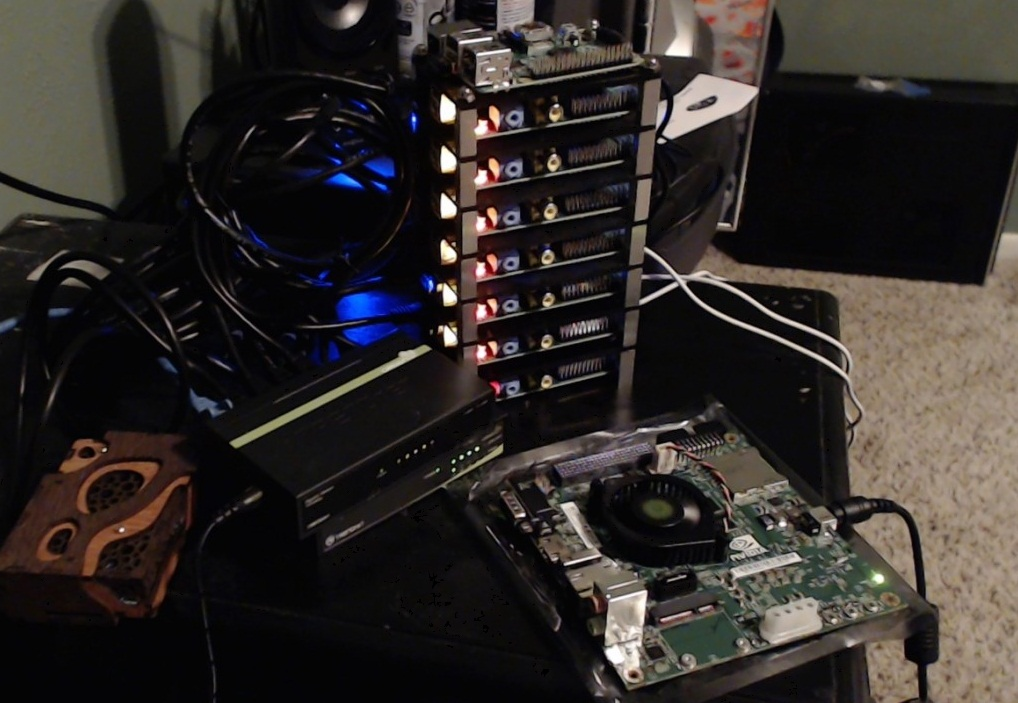
#> input picture opencv-template-matching-python-tutorial.jpg, 1018 x 703 px, given in place of the camera
$ python morpho.py
#> lines starting #> are read from the running program, lines starting #| are printed output that depends on the picture; after the words box and inside, x2 and y2 are one past the last pixel; in counts of white or black regions, pixels touching at a corner belong together
import cv2
import numpy as np

cap = cv2.VideoCapture(0)

while True:
    _, frame = cap.read()
#> frame is the input picture: shape (703, 1018, 3); mean B, G, R 40.7, 43.2, 48.1

    #hue stauration and value
    hsv = cv2.cvtColor(frame, cv2.COLOR_BGR2HSV)
#> hsv: shape (703, 1018, 3); mean H, S, V 61, 68.9, 50.5

    lower_yellow = np.array([30,60,100])
    upper_yellow = np.array([80,255,255])

    mask = cv2.inRange(hsv, lower_yellow, upper_yellow)
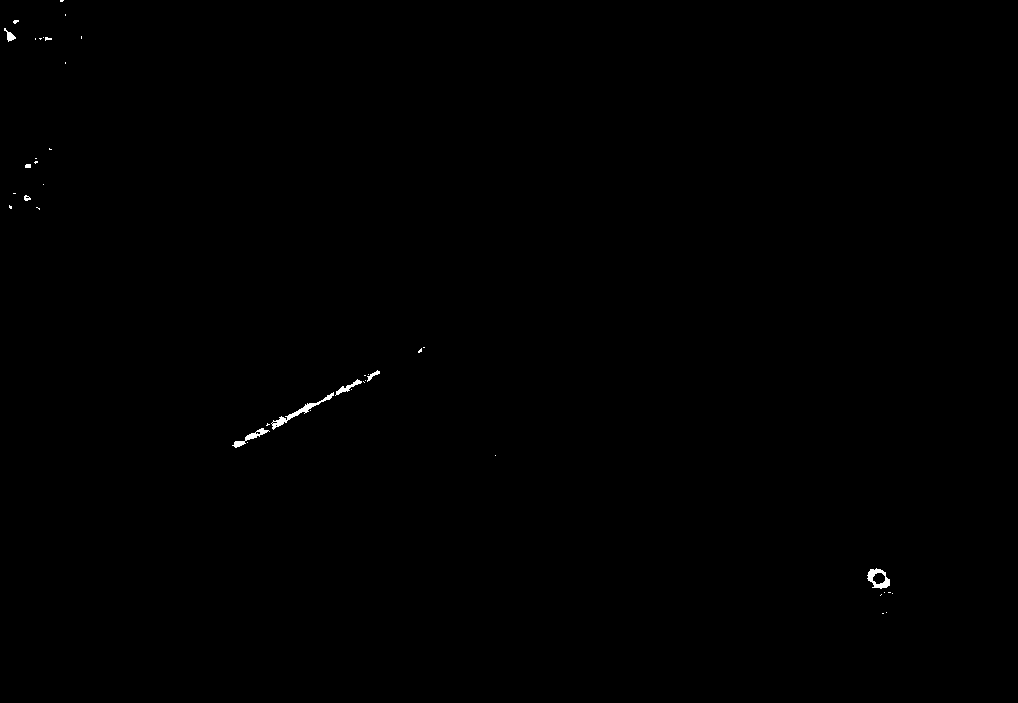
#> mask: shape (703, 1018); 0.16% white; 41 white regions (33 under 20 px), largest, box (x1, y1, x2, y2) and area: (271, 392, 334, 430) 316, (867, 568, 890, 589) 232, (232, 428, 270, 448) 180
    res = cv2.bitwise_and(frame, frame, mask = mask)

    kernel = np.ones((5,5), np.uint8)
    erosion = cv2.erode(mask, kernel, iterations = 1)
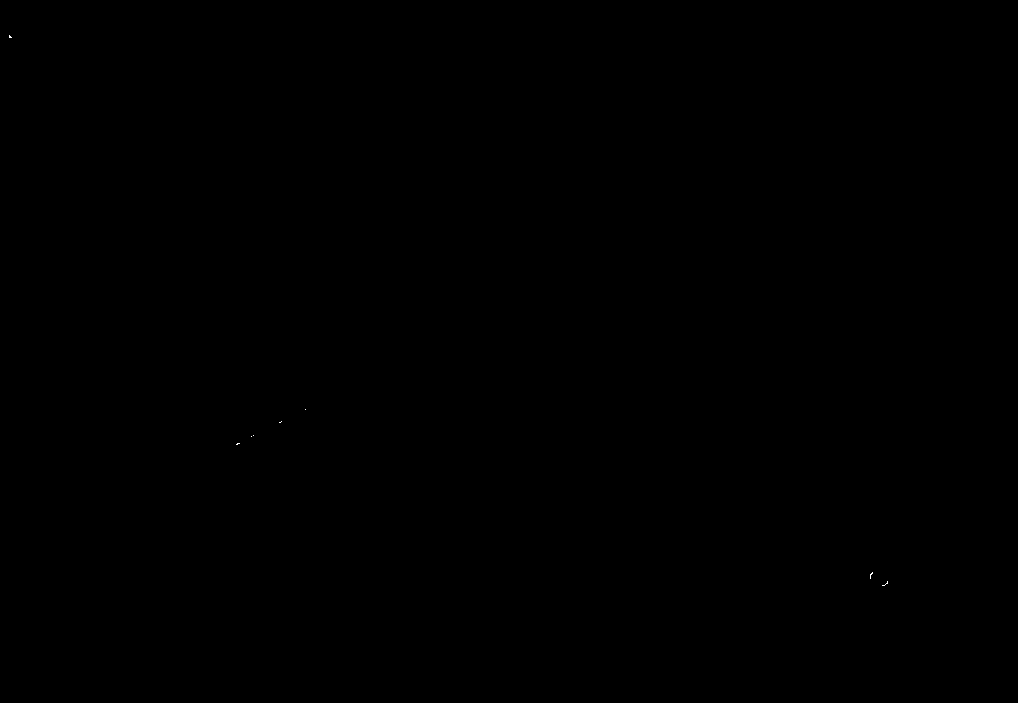
#> erosion: shape (703, 1018); 0% white in thin lines or dots, all inside (x1, y1, x2, y2) = (9, 35, 888, 586)
    dilation = cv2.dilate(mask, kernel, iterations = 1)
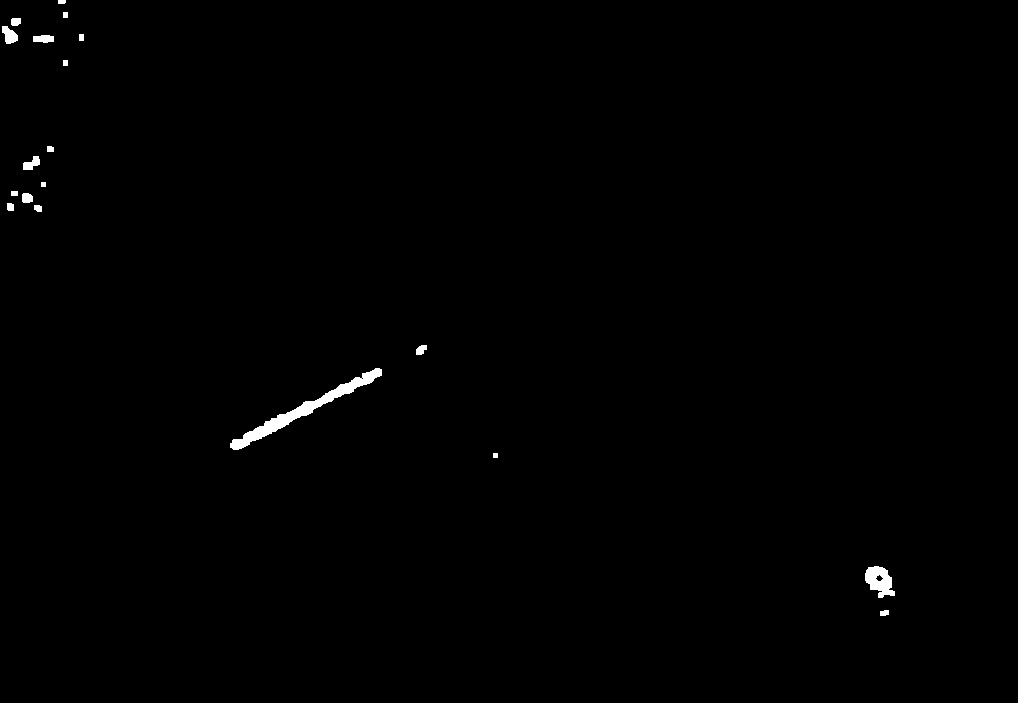
#> dilation: shape (703, 1018); 0.49% white; 19 white regions, largest, box (x1, y1, x2, y2) and area: (230, 368, 382, 450) 1742, (865, 566, 895, 598) 603, (2, 26, 18, 44) 189
    opening = cv2.morphologyEx(mask, cv2.MORPH_OPEN, kernel)
#> opening: shape (703, 1018); 0.05% white; 7 white regions, largest, box (x1, y1, x2, y2) and area: (880, 579, 890, 588) 68, (868, 570, 875, 581) 65, (7, 33, 14, 40) 46
    closing = cv2.morphologyEx(mask, cv2.MORPH_CLOSE, kernel)
#> closing: shape (703, 1018); 0.19% white; 24 white regions (18 under 20 px), largest, box (x1, y1, x2, y2) and area: (232, 370, 380, 448) 810, (867, 568, 891, 593) 270, (4, 28, 16, 42) 69, (35, 37, 52, 41) 40, (24, 195, 31, 201) 30, (25, 164, 31, 168) 23
    # tophat -->i/p img  -  open(i/p img)
    # blackhat -->close(i/p img)  -  i/p img

    cv2.imshow('frame', frame)
    cv2.imshow('res', res)
    cv2.imshow('opening', opening)
    cv2.imshow('closing', closing)

    k = cv2.waitKey(5) & 0xFF
#> (key Esc is pressed here)
    if k == 27:
        break

cap. release()
cv2.destroyAllWindows()
